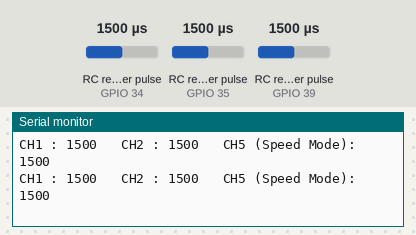
A sketch run on a simulated ESP32. Parts: the last lines printed to the serial monitor. Wiring (inferred from the names in the program): 3 × RC receiver channel: data GPIO 34 / data GPIO 35 / data GPIO 39. The inputs (shaded band) are chosen by the test bench; at power-on: RC receiver pulse (sensors on GPIO 34, GPIO 35, GPIO 39) 1500 µs.

Above: at 1.2 s.
1.3 s: RC receiver pulse (sensor on GPIO 34) set to 1020 µs
At 1.39 s:
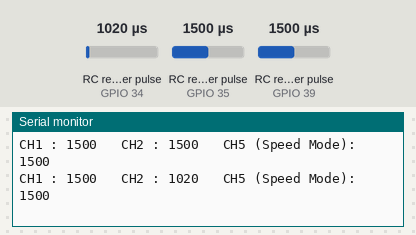
2.8 s: RC receiver pulse (sensor on GPIO 35) set to 1020 µs
At 2.83 s:
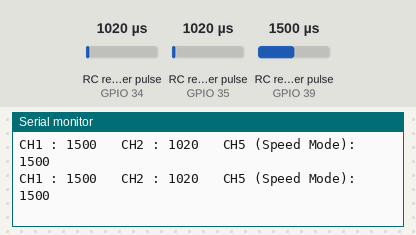
4.3 s: RC receiver pulse (sensor on GPIO 39) set to 1020 µs
At 4.35 s:
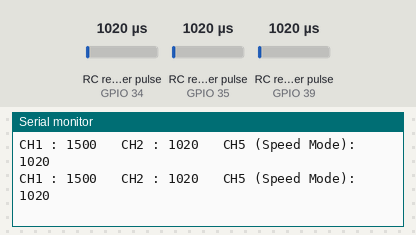
5.8 s: RC receiver pulse (sensor on GPIO 34) set to 1250 µs
At 5.87 s:
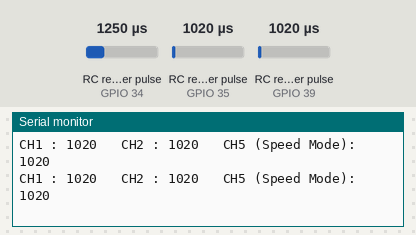
7.3 s: RC receiver pulse (sensor on GPIO 35) set to 1250 µs
At 7.31 s:
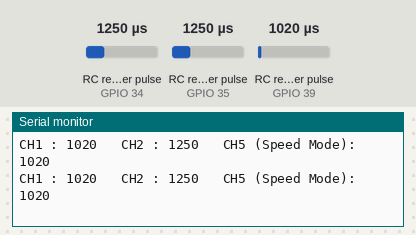
8.8 s: RC receiver pulse (sensor on GPIO 39) set to 1250 µs
At 8.83 s:
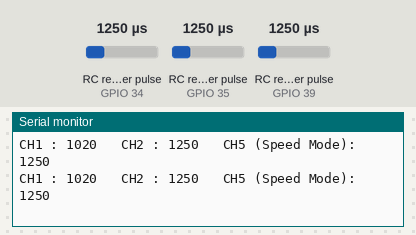
Timing chart, 0 to 11.3 s (numbered marks = the images above; inputs shaded):
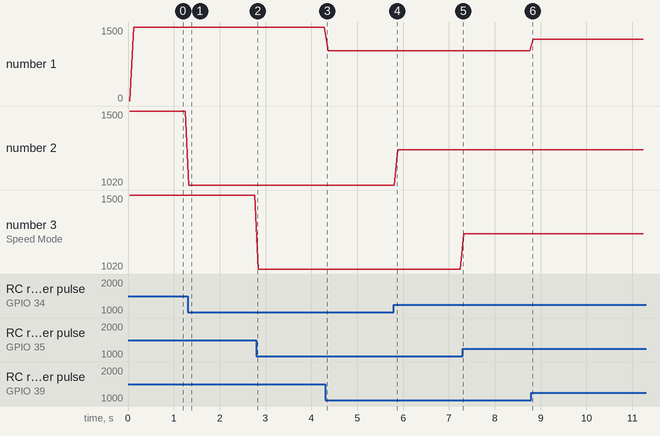

The sketch:

Value_Test_Code.ino
```cpp
// FlySky Receiver Input Pins
#define CH1_PIN 39  // Forward/Backward
#define CH2_PIN 34  // Left/Right
#define CH5_PIN 35  // Speed Mode Switch

void setup() {
  Serial.begin(115200);  // Start serial communication for debugging

  // Set receiver pins as INPUT
  pinMode(CH1_PIN, INPUT);
  pinMode(CH2_PIN, INPUT);
  pinMode(CH5_PIN, INPUT);
}

void loop() {
  // Read PWM signals from receiver (timeout 25ms)
  int ch1 = pulseIn(CH1_PIN, HIGH, 25000);  // Forward/Backward
  int ch2 = pulseIn(CH2_PIN, HIGH, 25000);  // Left/Right
  int ch5 = pulseIn(CH5_PIN, HIGH, 25000);  // Speed Mode Switch

  // Print the values on Serial Monitor
  Serial.print("CH1 : " + String(ch1));
  Serial.print("   CH2 : " + String(ch2));
  Serial.print("   CH5 (Speed Mode): " + String(ch5));
  Serial.println();

  delay(50);  // Small delay for readability
}
```

Measured:
- after the input at 1.3 s, the serial monitor: prints a new line at once (image 1)
- plotted number 2: 1500 → 1020 after the input at 1.3 s, 1020 → 1250 after the input at 5.8 s
